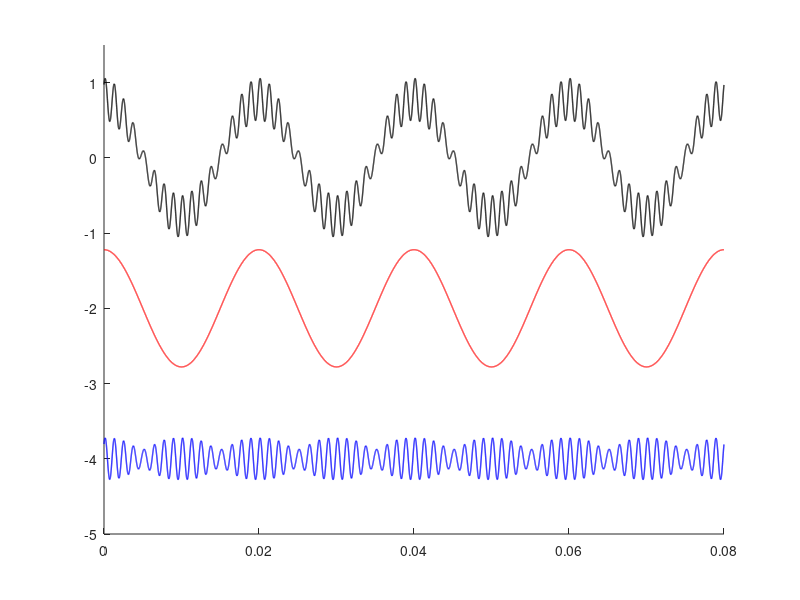

The MATLAB script that drew this image: (Note: this script raises an error after producing the figure.)
clear ;
clc;
tic;
%% Time array
ma = 0.90;
fout = 50; % Hz
fsw = 800; % Hz
Tstep = (1/fsw)/200; % s
Ts = Tstep; % s
Tfinal =4/fout ; % s
time_array = 0:Tstep:Tfinal-Tstep;
NumberofSteps = numel(time_array);
%Generate switching signals
The_c=0;
The_f=pi/3-pi/2;
phaseA=The_f+0;
phaseB=The_f-2*pi/3;
phaseC=The_f+2*pi/3;
VrefA = ma*cos(2*pi*fout*time_array+phaseA);
VrefB = ma*cos(2*pi*fout*time_array+phaseB);
VrefC = ma*cos(2*pi*fout*time_array+phaseC);
Vtriang = zeros(1, NumberofSteps);
for k = 1:Tfinal*fsw
   Triang_temp = triang(1/(Ts*fsw));
   Vtriang((length(Triang_temp)*(k-1)+1:k/(Tstep*fsw))) = (Triang_temp*2)-1;
end

carrierPhA=0;
carrierPhB=90;
carrierPhC=0;
carA= round(carrierPhA/(fsw*Ts)/360);
if carA==0
    carA=1;
end
carB= round(carrierPhB/(fsw*Ts)/360);
if carB==0
    carB=1;
end
carC= round(carrierPhC/(fsw*Ts)/360);
if carC==0
    carC=1;
end

VcarrierA = [ Vtriang(carA:end), zeros(1,carA-1)];
VcarrierB = [ Vtriang(carB:end), zeros(1,carB-1)];
VcarrierC = [ Vtriang(carC:end), zeros(1,carC-1)];


SA = double(VrefA > VcarrierA);
SB = double(VrefB > VcarrierB);
SC = double(VrefC > VcarrierC);

VphaA = ma*cos(2*pi*fout*time_array+phaseA)/2;
VphaB = ma*cos(2*pi*fout*time_array+phaseB)/2;
VphaC = ma*cos(2*pi*fout*time_array+phaseC)/2;

carrierPhA=carrierPhA*pi/180;
carrierPhB=carrierPhB*pi/180;
carrierPhC=carrierPhC*pi/180;
m=1; % carrier
n=2; % fundamental
mag_fsw=2*m*besselj(0,ma*pi/2)/pi;
Vfsw_A=(2*m*besselj(0,ma*pi/2)/pi)*cos(2*pi*fsw*time_array+carrierPhA);
Vfsw_B=(2*m*besselj(0,ma*pi/2)/pi)*cos(2*pi*fsw*time_array+carrierPhB);
Vfsw_C=(2*m*besselj(0,ma*pi/2)/pi)*cos(2*pi*fsw*time_array+carrierPhC);

VfswSL_A=2.*besselj(n,m*ma*pi/2)/(m*pi)*cos(2*pi*(fsw-2*fout)*time_array+carrierPhA-2*phaseA);
VfswSL_B=2.*besselj(n,m*ma*pi/2)/(m*pi)*cos(2*pi*(fsw-2*fout)*time_array+carrierPhB-2*phaseB);
VfswSL_C=2.*besselj(n,m*ma*pi/2)/(m*pi)*cos(2*pi*(fsw-2*fout)*time_array+carrierPhB-2*phaseC);
%
VfswSH_A=2.*besselj(n,m*ma*pi/2)/(m*pi)*cos(2*pi*(fsw+2*fout)*time_array+carrierPhA+2*phaseA);
VfswSH_B=2.*besselj(n,m*ma*pi/2)/(m*pi)*cos(2*pi*(fsw+2*fout)*time_array+carrierPhB+2*phaseB);
VfswSH_C=2.*besselj(n,m*ma*pi/2)/(m*pi)*cos(2*pi*(fsw+2*fout)*time_array+carrierPhB+2*phaseC);


figure1 = figure;
axes1 = axes('Parent',figure1);
hold(axes1,'on');

plot(time_array,(VphaA-VphaB)+0.4*(Vfsw_A-Vfsw_B+VfswSL_A-VfswSL_B+VfswSH_A-VfswSH_B), ...
    'DisplayName','Inverter Current','color','k','LineWidth',1)
hold on;
% yline(0,'LineWidth',0.5)
minus=-2;
plot(time_array,(VphaA-VphaB)+minus,'color','r','DisplayName','Motor Current','LineWidth',1)
hold on;
% yline(minus,'LineWidth',0.5)
minus=-4;
plot(time_array,0.4*(Vfsw_A-Vfsw_B+VfswSL_A-VfswSL_B+VfswSH_A-VfswSH_B)+minus, ...
    'DisplayName','WPT Current','color','b','LineWidth',1);
% yline(minus,'LineWidth',0.5)
ylim([-5 1.5])
set(gca,'xtick',[0 0.02 0.04 0.06 0.08])
% xticklabels({'0' 'Ts'  '2Ts' '3Ts' '4Ts'})
set(gca,'xticklabels', {'0' 'Ts'  '2Ts' '3Ts' '4Ts'},'FontName','Times New Roman', 'FontSize', 16)
% grid on;
% grid minor;
set(gca,'ytick',[])

legend1 = legend(axes1,'show');
set(legend1,...
    'Location','Best','box','off','FontName','Times New Roman', 'FontSize', 14);

%%
figure();
minus=2.5;
plot(time_array,VcarrierA+minus,'color',[0.5 0 0.5],'LineWidth',0.5)
hold on;
plot(time_array,VphaA+minus,'color',[0.5 0 0.5],'LineWidth',2)
hold on;
minus=2.5;
% plot(time_array,VcarrierB+minus,'color',[0 0.5 0],'LineWidth',0.5)
plot(time_array,VcarrierB+minus,'--','color',[0 0.5 0],'LineWidth',0.5)
plot(time_array,VcarrierB+minus,'color',[0 0.5 0],'LineWidth',1)
hold on;
plot(time_array,VphaB+minus,'color',[0 0.5 0],'LineWidth',2)
hold on;
plot(time_array,SA-SB,'color','k','LineWidth',1)
hold on;
yline(0,'LineWidth',0.5)
minus=-2;
plot(time_array,(VphaA-VphaB)+minus,'color','r','LineWidth',1)
hold on;
yline(minus,'LineWidth',0.5)
minus=-4;
plot(time_array,(Vfsw_A-Vfsw_B+VfswSL_A-VfswSL_B+VfswSH_A-VfswSH_B)+minus,'color','b','LineWidth',1);
yline(minus,'LineWidth',0.5)
set(gca,'xtick',[])
grid on;
grid minor;
set(gca,'ytick',[])

%%
figure1 = figure;
% Create axes
axes1 = axes('Parent',figure1);
hold(axes1,'on');
% Create plot
% plot(time_array,VcarrierA,'color',[0.5 0 0.5],'LineWidth',0.5)
plot(time_array,VcarrierB,'color',[0 0.5 0],'LineWidth',0.5)
box(axes1,'on');
hold(axes1,'off');
% Set the remaining axes properties
set(axes1,'XTickLabel','','YTickLabel','');
hold on;
%%
figure1 = figure;
% Create axes
axes1 = axes('Parent',figure1);
hold(axes1,'on');
% Create plot
% plot(time_array,VrefA,'color',[0.5 0 0.5],'LineWidth',0.5)
plot(time_array,VrefB,'color',[0 0.5 0],'LineWidth',0.5)
% plot(time_array,VrefC,'color',[0 0 0],'LineWidth',0.5)
box(axes1,'on');
hold(axes1,'off');
% Set the remaining axes properties
set(axes1,'XTickLabel','','YTickLabel','');
hold on;
%%
figure1 = figure;
% Create axes
axes1 = axes('Parent',figure1);
hold(axes1,'on');
% Create plot
% plot(time_array,SA-SB,'color',[0 0 0.5],'LineWidth',0.5)
% plot(time_array,SB-SC,'color',[0.5 0 0],'LineWidth',0.5)
% plot(time_array,SC-SA,'color',[0.5 0 0.5],'LineWidth',0.5)
% plot(time_array,(Vfsw_A-Vfsw_B+VfswSL_A-VfswSL_B+VfswSH_A-VfswSH_B),'color',[0 0 0.5],'LineWidth',0.5)
% plot(time_array,(VrefA+Vfsw_A-Vfsw_B+VfswSL_A-VfswSL_B+VfswSH_A-VfswSH_B),'color',[0.5 0 0.5],'LineWidth',0.5)
plot(time_array,VrefB-(Vfsw_A-Vfsw_B+VfswSL_A-VfswSL_B+VfswSH_A-VfswSH_B),'color',[0 0.5 0],'LineWidth',0.5)
% plot(time_array,(VrefA+Vfsw_A-Vfsw_B+VfswSL_A-VfswSL_B+VfswSH_A-VfswSH_B),'color',[0.5 0 0.5],'LineWidth',0.5)

box(axes1,'on');
hold(axes1,'off');
% Set the remaining axes properties
set(axes1,'XTickLabel','','YTickLabel','');
hold on;
